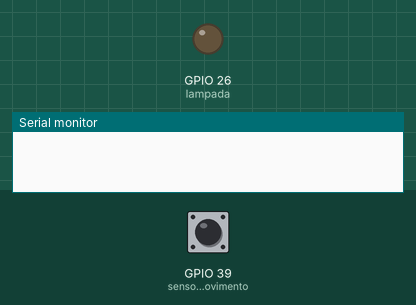
This sketch was run on a simulated ESP32. On the bench: output pins drawn as LEDs (lit = HIGH), the last lines printed to the serial monitor. The inputs (shaded band) are chosen by the test bench; at power-on: GPIO 39 (sensorMovimento) HIGH.

Above: at 1.2 s.
1.3 s: GPIO 39 (sensorMovimento) pulsed LOW 2 times (0.12 s each, 0.3 s apart)
At 2.9 s:
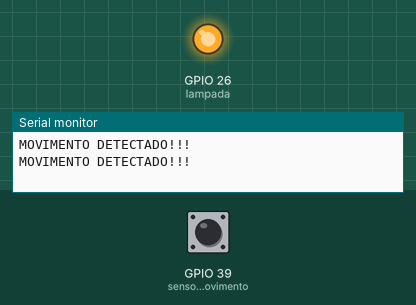
Timing chart, 0 to 13.2 s (numbered marks = the images above; inputs shaded):
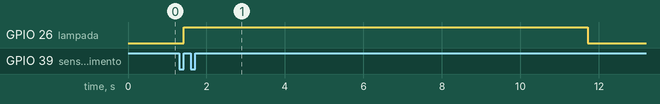

The sketch:

Pir_com_Interrupcao.ino
```cpp
/*********
 Utilizando um Sensor de presença através de interrupções
*********/

#define tempoAcendimentoLampada 10 //Acendimento da lampada em milisegundos

// Definição dos pinos
const int sensorMovimento = 39; //Leitura Sensor Movimento
const int lampada = 26; //Acionamento Rele Lampada
const int sensorLuminosidade = 34; //Fotoresistor

// Temporizador: variáveis auxiliares
unsigned long tempoAtual = millis();
unsigned long ultimoAcionamento = 0;
boolean tempoInicio = false;

// Funcao que verifica se ocorreu movimento, aciona o rele e inicia o temporizador
// Sera utilizada na interrupcao
void IRAM_ATTR detectaMovimento() {
  Serial.println("MOVIMENTO DETECTADO!!!");
  digitalWrite(lampada, HIGH);
  tempoInicio = true;
  ultimoAcionamento = millis();
}

void setup() {
  Serial.begin(115200);

  // Sensor de movimento configurado para modo INPUT_PULLUP
  pinMode(sensorMovimento, INPUT_PULLUP);
  // Configurando o pino do sensor de movimento como um pino de interrupcao, atribuir a função de interrupção e definir o modo RISING
  attachInterrupt(digitalPinToInterrupt(sensorMovimento), detectaMovimento, RISING);

  // Set LED to LOW
  pinMode(lampada, OUTPUT);
  digitalWrite(lampada, LOW);
}

void loop() {

   // Momento atual
  tempoAtual = millis();
  // Desliga a lampada depois do numero de segundos definidos na variavel tempoAcendimentoLampada
  if(tempoInicio && (tempoAtual - ultimoAcionamento > (tempoAcendimentoLampada*1000))) {
    Serial.println("SEM DETECÇÃO DE MOVIMENTO...");
    digitalWrite(lampada, LOW);
    tempoInicio = false;
  }
}
```

Measured:
- after the input at 1.3 s, GPIO 26 (lampada): LOW → HIGH after 0.12 s, → LOW 10.3 s later
